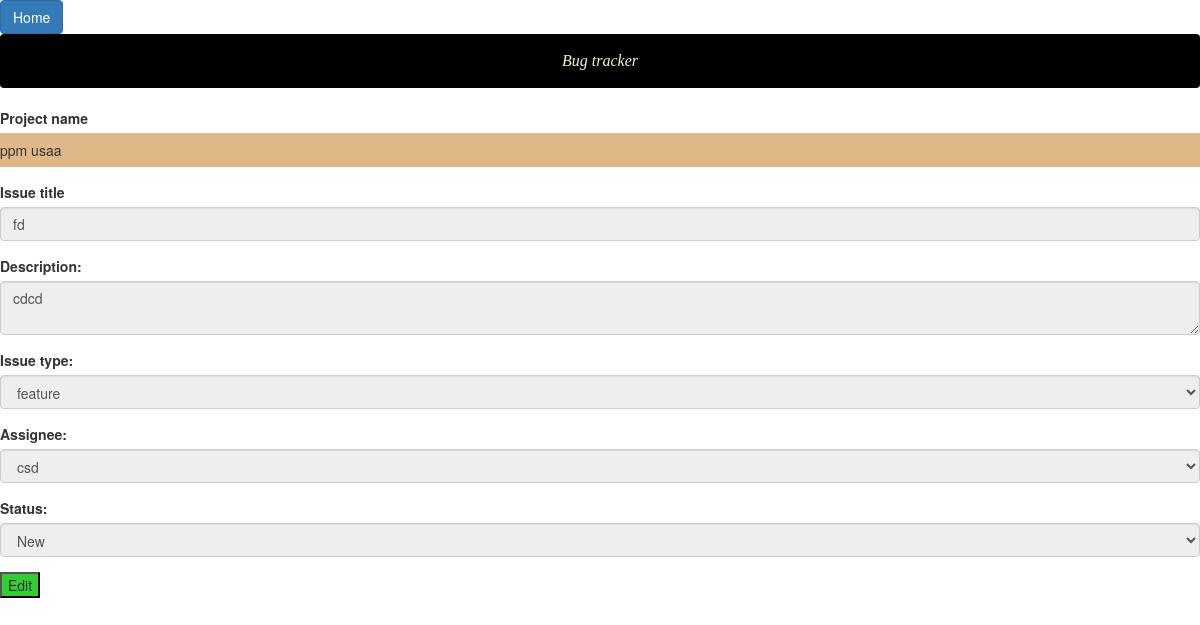
Screenshot of /bugapp/issue_edit/2/ (signed in) with the database file from the repository.
### bugapp/models.py (models this page shows)
class Issue(models.Model):
    project = models.ForeignKey(Project,verbose_name="issues",on_delete=models.CASCADE)
    issue_name = models.CharField(max_length=200)
    issue_descr = models.CharField(max_length=500)
    assignee = models.ForeignKey(User,verbose_name="issues",on_delete=models.CASCADE)
    status = models.CharField(max_length=100)
    created_by = models.ForeignKey(User, related_name='issues',on_delete=models.CASCADE)
    updated_by = models.ForeignKey(User, null=True, related_name='+',on_delete=models.CASCADE)

class Project(models.Model):
    project_name = models.CharField(max_length=100)
    project_type = models.CharField(max_length=100)
    created_by = models.ForeignKey(User, related_name='projects',on_delete=models.CASCADE)
    updated_by = models.ForeignKey(User, null=True, related_name='+',on_delete=models.CASCADE)

class User(models.Model):
    user_name = models.CharField(max_length=100)
    password = models.CharField(max_length=100)

### bugapp/views.py (the view, shortened to what this page needs)
# urls.py: url(r'^issue_edit/(?P<pk>\d+)/$', views.issue_edit, name='issue_edit'),
def issue_edit(request,pk=None):
    issue = Issue.objects.filter(id=pk).first()
    user = User.objects.get(user_name=request.session['username'])
    print(issue.assignee.user_name)
    return render(request,'issue.html',{'issue':issue,'users':User.objects.all()})

### bugapp/templates/issue.html (shortened to what this page needs)
{% extends "all_projects.html" %}
{% load static %}
{% block content %}
<form action="{% url 'issue_edit' issue.id %}" method="POST">
    <div class="form-group">
        <label >Project name</label>
        <div name="project" style="background-color: burlywood;" class="form-control-static">
            {{issue.project.project_name}}
        </div>
    </div>
    <div class="form-group">
        <label>Issue title</label>
        <input name="issue"  value="{{issue.issue_name}}" class="form-control" readonly required>
    </div>
    <div class="form-group">
        <label>Description:</label>
        <textarea name="description" value="" class="form-control" readonly required>{{issue.issue_descr}}</textarea>
    </div>
    <div class="form-group">
        <label>Issue type:</label>
        <select name="type" class="form-control" readonly>
            <option selected value="{{issue.project.project_type}}" style="background-color: burlywood;" disabled>{{issue.project.project_type}}</option>
        </select>
    </div>
    <div class="form-group">
        <label>Assignee:</label>
        <select name="assignee" class="form-control" readonly>
            <option style="background-color: burlywood;" selected disabled selected value="{{issue.assignee.id}}">{{issue.assignee.user_name}}</option>
        </select>
    </div>
    <div class="form-group">
        <label>Status:</label>
        <select name="status" class="form-control" readonly>
            <option style="background-color: burlywood;" selected disabled>{{issue.status}}</option>
        </select>
    </div>
</form>
<button onClick="applyEditMode()" id="edit_btn" style="background-color:	#32CD32" >Edit</button>
{% endblock %}

### rows the page displays
Issue: project.project_name "ppm usaa", issue "fd", description "cdcd", type "feature", assignee "csd", status "New"
